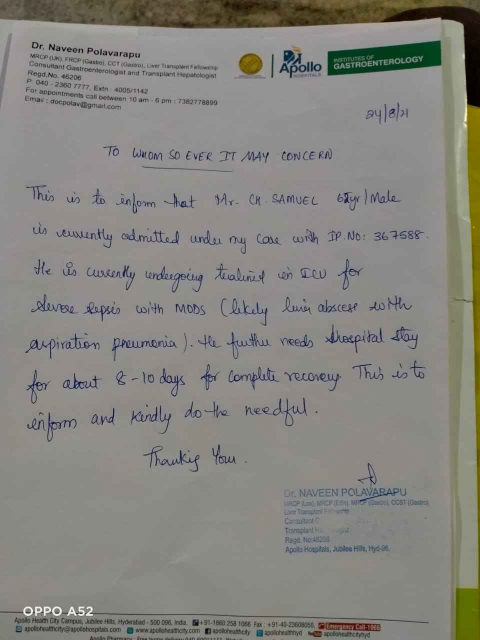
#> input picture data/labeled/real/10.jpg, 960 x 1280 px (shown at 1/2 size)
$ python -i train_model.py   (imports and definitions only)
#> lines starting #> are read from the running program, lines starting #| are printed output that depends on the picture; after the words box and inside, x2 and y2 are one past the last pixel; in counts of white or black regions, pixels touching at a corner belong together
"""
train_model.py — BurnoutAI V3 Semi-Supervised Training (No PyTorch)
=====================================================================
Run once:  python train_model.py

Same semi-supervised strategy as the notebook, but uses handcrafted
image features instead of MobileNetV2 (to avoid the 200MB PyTorch download).

Feature vector (per image, ~580 dims):
  - Color histograms (RGB, 3×64 = 192)
  - HSV histograms (3×64 = 192)
  - Grayscale stats (mean, std, skew, kurtosis = 4)
  - Edge density (Sobel-based = 4)
  - Texture features (LBP histogram = 10)
  - Spatial features (grid mean/std, 4×4×2 = 32)
  - Ink density features (binarization stats = 8)
  - Aspect ratio + size stats (4)

Pipeline:
  1. Extract features from all images
  2. SVM baseline on 129 labeled
  3. Pseudo-label ~384 unlabeled (confidence > 0.85)
  4. Retrain on combined
  5. Save best model + results JSON
"""

import os, glob, warnings, random, json, datetime, sys
import numpy as np
import pandas as pd
from PIL import Image, ImageFilter
from pathlib import Path
from collections import Counter

from sklearn.svm import SVC
from sklearn.preprocessing import LabelEncoder, StandardScaler
from sklearn.model_selection import StratifiedKFold, cross_val_score
from sklearn.metrics import (classification_report, confusion_matrix,
                             accuracy_score, f1_score)
from sklearn.pipeline import Pipeline

try:
    import xgboost as xgb
    HAS_XGB = True
except ImportError:
    HAS_XGB = False
    print("⚠ xgboost not installed, will use SVM only")

import joblib

# [1 line not run here, left out]
SEED = 42
# [5 lines not run here, left out]


# ── Paths ─────────────────────────────────────────────────
BASE_DIR      = Path(__file__).parent
DATASET_DIR   = BASE_DIR.parent / 'CliniCare Dataset'
LABELED_DIR   = DATASET_DIR / 'real'
UNLABELED_DIR = DATASET_DIR / 'dataset_prescrition'
CSV_PATH      = DATASET_DIR / 'real' / 'real_labels.csv'
SAVE_DIR      = BASE_DIR / 'data' / 'models'
# [5 lines not run here, left out]

labeled_imgs   = sorted(glob.glob(str(LABELED_DIR / '*.jpg')) + glob.glob(str(LABELED_DIR / '*.jpeg')) + glob.glob(str(LABELED_DIR / '*.png')))
unlabeled_imgs = sorted(glob.glob(str(UNLABELED_DIR / '*.jpg')) + glob.glob(str(UNLABELED_DIR / '*.jpeg')) + glob.glob(str(UNLABELED_DIR / '*.png')))
# [2 lines not run here, left out]


# ── Load CSV ──────────────────────────────────────────────
# [1 line that did not run here, left out]
# [1 line that did not run here, left out]
# [1 line that did not run here, left out]

# [2 lines not run here, left out]


def resolve_path(fname):
    fname = str(fname).strip()
    p = LABELED_DIR / fname
    if p.exists(): return str(p)
    for ext in ['.jpg', '.jpeg', '.png']:
        p2 = LABELED_DIR / (Path(fname).stem + ext)
        if p2.exists(): return str(p2)
    return None

# [1 line that did not run here, left out]
# [1 line that did not run here, left out]
# [1 line not run here, left out]
# [1 line that did not run here, left out]

le = LabelEncoder()
# [1 line that did not run here, left out]
# [1 line not run here, left out]


# ── Feature Extraction (No PyTorch) ──────────────────────
IMGSIZE = 224

def extract_image_features(img_path):
    """Extract a rich feature vector from a prescription image."""
#> called with img_path = 'data/labeled/real/10.jpg'
    try:
        img = Image.open(img_path).convert('RGB')
#> img is the input picture: PIL image 960x1280 RGB; mean R, G, B 133.7, 132.7, 127.2
    except Exception:
        return np.zeros(588)  # fallback

    img = img.resize((IMGSIZE, IMGSIZE))
#> img: PIL image 224x224 RGB
    arr = np.array(img, dtype=np.float32)
    r, g, b = arr[:,:,0], arr[:,:,1], arr[:,:,2]
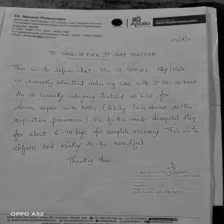
#> b: shape (224, 224) float32; min 0, max 212, mean 127.2

    features = []

    # 1. Color histograms (3 × 64 = 192)
    for ch in [r, g, b]:
        hist, _ = np.histogram(ch, bins=64, range=(0, 256))
        hist = hist.astype(np.float32) / (hist.sum() + 1e-8)
        features.extend(hist)
#> this loop made 3 passes
#> after the loop, features = 192 values, max 0.267 at index 98, min 0 at index 52, mean 0.0156

    # 2. HSV histograms (3 × 64 = 192)
    hsv = img.convert('HSV')
#> hsv: PIL image 224x224 HSV; mean H, S, V 59.8, 22.2, 135.6
    hsv_arr = np.array(hsv, dtype=np.float32)
#> hsv_arr: shape (224, 224, 3) float32; mean of channels 0, 1, 2 59.8, 22.2, 135.6
    for ch_idx in range(3):
        ch = hsv_arr[:,:,ch_idx]
        hist, _ = np.histogram(ch, bins=64, range=(0, 256))
        hist = hist.astype(np.float32) / (hist.sum() + 1e-8)
        features.extend(hist)
#> this loop made 3 passes
#> pass 1, in extract_image_features, `ch = hsv_arr[:,:,ch_idx]`:
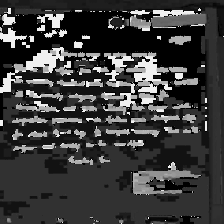
#> ch: shape (224, 224) float32; min 0, max 253, mean 59.8
#> pass 2, in extract_image_features, `ch = hsv_arr[:,:,ch_idx]`:
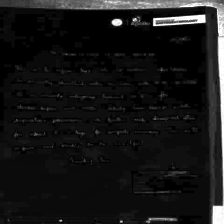
#> ch: shape (224, 224) float32; min 0, max 255, mean 22.2
#> after the loop, features = 384 values, max 0.327 at index 258, min 0 at index 52, mean 0.0156

    # 3. Grayscale stats (4)
    gray = np.array(img.convert('L'), dtype=np.float32) / 255.0
    features.append(gray.mean())
    features.append(gray.std())
    # Skewness
    mean_val = gray.mean()
#> mean_val = 0.519
    std_val = gray.std() + 1e-8
#> std_val = 0.0854
    features.append(float(((gray - mean_val) ** 3).mean() / (std_val ** 3)))
    # Kurtosis
    features.append(float(((gray - mean_val) ** 4).mean() / (std_val ** 4)))

    # 4. Edge density (4)
    edges_x = np.abs(np.diff(gray, axis=1))
    edges_y = np.abs(np.diff(gray, axis=0))
    features.append(edges_x.mean())
    features.append(edges_x.std())
    features.append(edges_y.mean())
    features.append(edges_y.std())

    # 5. Texture: simplified LBP-like features (26)
    #    Compare each pixel to its neighbors
    gray_uint8 = (gray * 255).astype(np.uint8)
    # Compute local contrast in 8x8 blocks
    h, w = gray.shape
#> h = 224; w = 224
    block_h, block_w = h // 8, w // 8
#> block_h = 28; block_w = 28
    block_means = []
    block_stds = []
    for bi in range(8):
        for bj in range(8):
            block = gray[bi*block_h:(bi+1)*block_h, bj*block_w:(bj+1)*block_w]
            block_means.append(block.mean())
            block_stds.append(block.std())
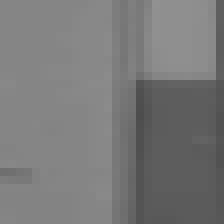
#> block: shape (28, 28) float32 (shown 8 times larger); min 0.302, max 0.569, mean 0.474
#> after the loop, block_means = 64 values, max 0.562 at index 12, min 0.339 at index 7, mean 0.519; block_stds = 64 values, max 0.234 at index 7, min 0.00406 at index 48, mean 0.0609
    # Keep statistical summary of blocks
    block_means = np.array(block_means)
    block_stds = np.array(block_stds)
    features.append(block_means.mean())
    features.append(block_means.std())
    features.append(block_stds.mean())
    features.append(block_stds.std())
    features.append(np.percentile(block_means, 25))
    features.append(np.percentile(block_means, 75))
    features.append(np.percentile(block_stds, 25))
    features.append(np.percentile(block_stds, 75))
    # Spatial variance across rows and columns
    row_means = gray.mean(axis=1)
#> row_means = 224 values, max 0.593 at index 10, min 0.254 at index 4, mean 0.519
    col_means = gray.mean(axis=0)
#> col_means = 224 values, max 0.549 at index 6, min 0.327 at index 223, mean 0.519
    features.append(row_means.std())
    features.append(col_means.std())
    # Row/col entropy (smoothness of left-right vs top-bottom writing)
    features.append(np.diff(row_means).std())
    features.append(np.diff(col_means).std())
    # Corner vs center intensity ratios
    center = gray[h//4:3*h//4, w//4:3*w//4].mean()
#> center = 0.534
    corners_val = np.mean([gray[:h//4,:w//4].mean(), gray[:h//4,-w//4:].mean(),
                          gray[-h//4:,:w//4].mean(), gray[-h//4:,-w//4:].mean()])
#> corners_val = 0.499
    features.append(center / (corners_val + 1e-8))
    features.append(center - corners_val)

    # Quadrant differences (writing uniformity)
    q1 = gray[:h//2, :w//2].mean()
#> q1 = 0.53
    q2 = gray[:h//2, w//2:].mean()
#> q2 = 0.5
    q3 = gray[h//2:, :w//2].mean()
#> q3 = 0.528
    q4 = gray[h//2:, w//2:].mean()
#> q4 = 0.518
    features.extend([q1, q2, q3, q4])
    features.append(max(q1,q2,q3,q4) - min(q1,q2,q3,q4))  # max diff
    features.append(np.std([q1,q2,q3,q4]))

    # Horizontal vs vertical profile
    features.append(row_means.max() - row_means.min())
    features.append(col_means.max() - col_means.min())

    # 6. Ink density features (8)
    #    Binarize (Otsu-like threshold)
    threshold = gray.mean()
#> threshold = 0.519
    binary = (gray < threshold).astype(np.float32)  # ink is dark
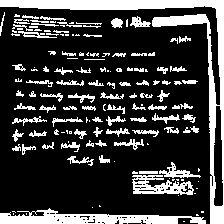
#> binary: shape (224, 224) float32; values 0 (black) and 1 (white), 23.4% white; 147 white regions (59 under 20 px), largest, box (x1, y1, x2, y2) and area: (0, 0, 224, 224) 4376, (0, 208, 206, 224) 1752, (132, 175, 194, 195) 686
    features.append(binary.mean())  # ink ratio
    features.append(binary.sum())   # total ink pixels

    # Ink coverage per quadrant
    features.append(binary[:h//2, :w//2].mean())
    features.append(binary[:h//2, w//2:].mean())
    features.append(binary[h//2:, :w//2].mean())
    features.append(binary[h//2:, w//2:].mean())

    # Connected component proxy (run-length)
    row_runs = np.diff(binary.astype(int), axis=1)
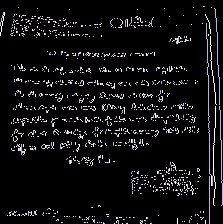
#> row_runs: shape (224, 223) int64; 3 distinct labels, from -1 to 1; one colour per label, 0 black, -1 white
    features.append(np.abs(row_runs).sum() / (h * w))  # transition density
    col_runs = np.diff(binary.astype(int), axis=0)
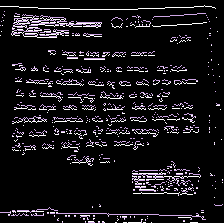
#> col_runs: shape (223, 224) int64; 3 distinct labels, from -1 to 1; one colour per label, 0 black, -1 white
    features.append(np.abs(col_runs).sum() / (h * w))

    # 7. Size/aspect (4)
    orig = Image.open(img_path)
    ow, oh = orig.size
#> ow = 960; oh = 1280
    features.append(ow / (oh + 1e-8))  # aspect ratio
    features.append(float(ow * oh))     # total pixels
    features.append(float(ow))
    features.append(float(oh))

    # 8. Frequency domain proxy — DCT-like via patch variances (64)
    #    4×4 grid of 4×4 subblocks, each block's variance in a row
    patch_size = IMGSIZE // 8
    freq_features = []
    for pi in range(8):
        for pj in range(8):
            patch = gray[pi*patch_size:(pi+1)*patch_size, pj*patch_size:(pj+1)*patch_size]
            freq_features.append(patch.var())
#> after the loop, freq_features = 64 values, max 0.0548 at index 7, min 1.64e-05 at index 48, mean 0.00568
    features.extend(freq_features)

    return np.array(features, dtype=np.float32)


def extract_features_batch(paths, desc='Extracting'):
    """Extract features from a list of image paths."""
    features = []
    total = len(paths)
    for i, p in enumerate(paths):
        if (i + 1) % 50 == 0 or i == 0:
            print(f'  {desc}: {i+1}/{total}', end='\r')
        features.append(extract_image_features(p))
    print(f'  {desc}: {total}/{total} ✓    ')
    return np.vstack(features)


# ── Extract Labeled Features ─────────────────────────────
# [1 line not run here, left out]
# [1 line that did not run here, left out]
# [1 line that did not run here, left out]
# [5 lines not run here, left out]

svm_pipe = Pipeline([
    ('scaler', StandardScaler()),
    ('svm',    SVC(kernel='rbf', C=10, gamma='scale',
                   class_weight='balanced', probability=True, random_state=SEED))
])

skf = StratifiedKFold(n_splits=5, shuffle=True, random_state=SEED)

# [2 lines that did not run here, left out]
# [2 lines that did not run here, left out]

# [7 lines not run here, left out]
# [1 line that did not run here, left out]
# [1 line not run here, left out]


# ── Pseudo Labeling ──────────────────────────────────────
CONFIDENCE_THRESHOLD = 0.85

# [1 line not run here, left out]
# [1 line that did not run here, left out]
# [1 line that did not run here, left out]
# [1 line that did not run here, left out]

# [1 line that did not run here, left out]
# [1 line that did not run here, left out]
# [1 line that did not run here, left out]

# [7 lines not run here, left out]


# ── Combine ──────────────────────────────────────────────
# [1 line that did not run here, left out]
# [1 line that did not run here, left out]

# [5 lines not run here, left out]

svm_combined = Pipeline([
    ('scaler', StandardScaler()),
    ('svm',    SVC(kernel='rbf', C=10, gamma='scale',
                   class_weight='balanced', probability=True, random_state=SEED))
])

# [1 line that did not run here, left out]
# [1 line that did not run here, left out]
# [5 lines not run here, left out]


# ── XGBoost ──────────────────────────────────────────────
# [1 line that did not run here, left out]
best_model = svm_combined
best_name = 'SVM'
xgb_acc_val = None
xgb_f1_val = None

# [26 lines not run here, left out]


# ── OOF Evaluation ───────────────────────────────────────
# [1 line that did not run here, left out]
# [1 line that did not run here, left out]

# [22 lines not run here, left out]

# [1 line that did not run here, left out]
# [1 line that did not run here, left out]
# [1 line that did not run here, left out]
# [1 line that did not run here, left out]

# [5 lines not run here, left out]


# ── Save Model ───────────────────────────────────────────
ts = datetime.datetime.now().strftime('%Y%m%d_%H%M')
model_path   = SAVE_DIR / f'burnout_v3_{best_name}_{ts}.pkl'
encoder_path = SAVE_DIR / 'label_encoder_v3.pkl'

# [7 lines not run here, left out]


# ── Save Results JSON ────────────────────────────────────
# [1 line that did not run here, left out]

# [27 lines that did not run here, left out]

# [10 lines not run here, left out]

results_path = BASE_DIR / 'data' / 'model_results.json'
# [20 lines not run here, left out]

>>> result = extract_image_features('data/labeled/real/10.jpg')
#> result = 490 values, max 1228800 at index 423, min -2.68 at index 386, mean 2536.4

$ run again, on data/labeled/real/108.jpg
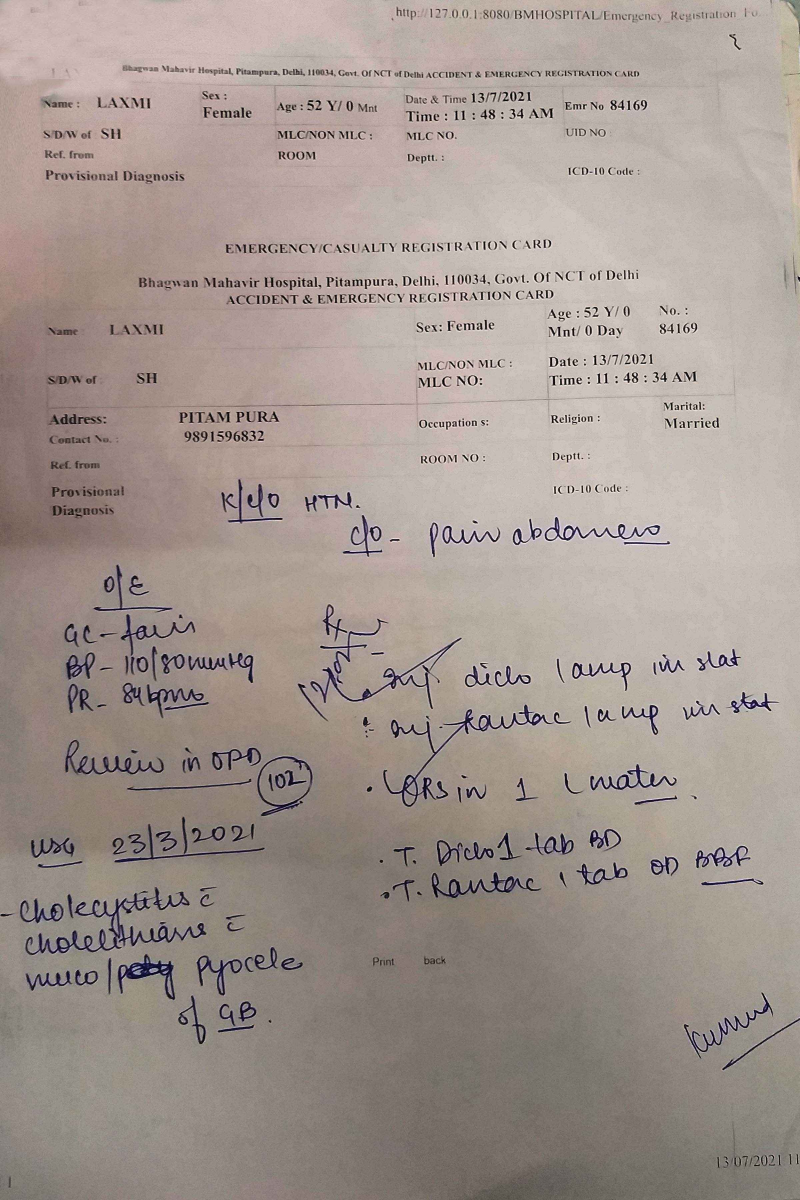
#> input picture data/labeled/real/108.jpg, 2400 x 3600 px (shown at 1/3 size)
#> in extract_image_features, img is the input picture: PIL image 2400x3600 RGB; mean R, G, B 162.8, 150.9, 144.3
#> img: PIL image 224x224 RGB
#> the loop in extract_image_features, `for ch in [r, g, b]:` made 3 passes
#> after the loop in extract_image_features, `for ch in [r, g, b]:`: features = 192 values, max 0.07 at index 48, min 0 at index 0, mean 0.0156
#> hsv: PIL image 224x224 HSV; mean H, S, V 26.5, 30, 163
#> hsv_arr: shape (224, 224, 3) float32; mean of channels 0, 1, 2 26.5, 30, 163
#> after the loop in extract_image_features, `for ch_idx in range(3):`: features = 384 values, max 0.451 at index 196, min 0 at index 0, mean 0.0156
#> mean_val = 0.603
#> std_val = 0.11
#> after the loop in extract_image_features, `for bi in range(8):`: block_means = 64 values, max 0.75 at index 31, min 0.437 at index 61, mean 0.603; block_stds = 64 values, max 0.104 at index 49, min 0.0114 at index 31, mean 0.0529
#> row_means = 224 values, max 0.718 at index 4, min 0.461 at index 223, mean 0.603
#> col_means = 224 values, max 0.676 at index 217, min 0.522 at index 19, mean 0.603
#> center = 0.619
#> corners_val = 0.605
#> q1 = 0.62
#> q2 = 0.714
#> q3 = 0.516
#> q4 = 0.561
#> threshold = 0.603
#> in extract_image_features, `binary = (gray < threshold).astype(np.float32)`:
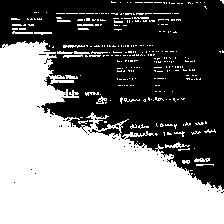
#> binary: shape (224, 224) float32; values 0 (black) and 1 (white), 49.3% white; 289 white regions (265 under 20 px), largest, box (x1, y1, x2, y2) and area: (0, 40, 224, 224) 22903, (63, 51, 90, 58) 76, (165, 142, 190, 148) 65
#> row_runs: shape (224, 223) int64; 3 distinct labels, from -1 to 1
#> in extract_image_features, `col_runs = np.diff(binary.astype(int), axis=0)`:
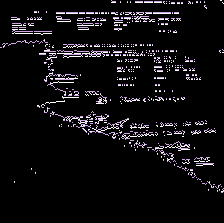
#> col_runs: shape (223, 224) int64; 3 distinct labels, from -1 to 1; one colour per label, 0 black, -1 white
#> after the loop in extract_image_features, `for pi in range(8):`: freq_features = 64 values, max 0.0109 at index 49, min 0.000131 at index 31, mean 0.00325
#> result = 490 values, max 8640000 at index 423, min -0.375 at index 386, mean 17695.5

$ run again, on data/labeled/real/11.jpg
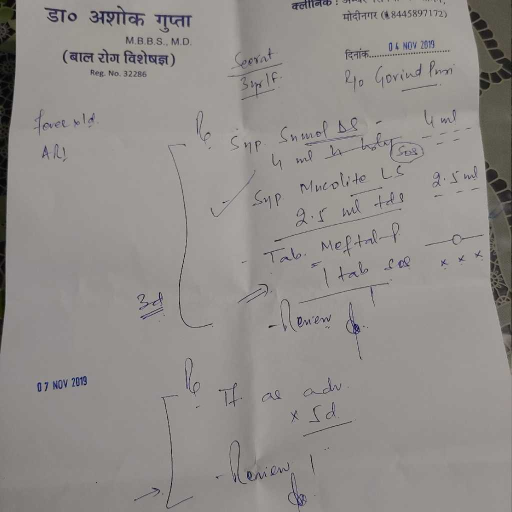
#> input picture data/labeled/real/11.jpg, 1024 x 1024 px (shown at 1/2 size)
#> in extract_image_features, img is the input picture: PIL image 1024x1024 RGB; mean R, G, B 145.8, 142, 139
#> img: PIL image 224x224 RGB
#> the loop in extract_image_features, `for ch in [r, g, b]:` made 3 passes
#> after the loop in extract_image_features, `for ch in [r, g, b]:`: features = 192 values, max 0.221 at index 164, min 0 at index 0, mean 0.0156
#> hsv: PIL image 224x224 HSV; mean H, S, V 34.7, 13.2, 146
#> hsv_arr: shape (224, 224, 3) float32; mean of channels 0, 1, 2 34.7, 13.2, 146
#> after the loop in extract_image_features, `for ch_idx in range(3):`: features = 384 values, max 0.748 at index 196, min 0 at index 0, mean 0.0156
#> mean_val = 0.56
#> std_val = 0.0832
#> after the loop in extract_image_features, `for bi in range(8):`: block_means = 64 values, max 0.613 at index 27, min 0.416 at index 7, mean 0.56; block_stds = 64 values, max 0.198 at index 8, min 0.00373 at index 46, mean 0.0532
#> row_means = 224 values, max 0.584 at index 73, min 0.49 at index 6, mean 0.56
#> col_means = 224 values, max 0.602 at index 203, min 0.238 at index 0, mean 0.56
#> center = 0.586
#> corners_val = 0.533
#> q1 = 0.567
#> q2 = 0.554
#> q3 = 0.552
#> q4 = 0.569
#> threshold = 0.56
#> binary: shape (224, 224) float32; values 0 (black) and 1 (white), 27.4% white; 167 white regions (114 under 20 px), largest, box (x1, y1, x2, y2) and area: (0, 0, 163, 224) 8254, (204, 0, 224, 164) 1859, (100, 0, 124, 55) 563
#> row_runs: shape (224, 223) int64; 3 distinct labels, from -1 to 1
#> in extract_image_features, `col_runs = np.diff(binary.astype(int), axis=0)`:
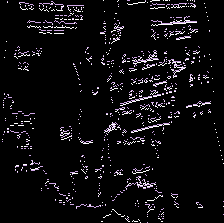
#> col_runs: shape (223, 224) int64; 3 distinct labels, from -1 to 1; one colour per label, 0 black, -1 white
#> after the loop in extract_image_features, `for pi in range(8):`: freq_features = 64 values, max 0.0392 at index 8, min 1.39e-05 at index 46, mean 0.00532
#> result = 490 values, max 1048576 at index 423, min -3.39 at index 386, mean 2172.2
